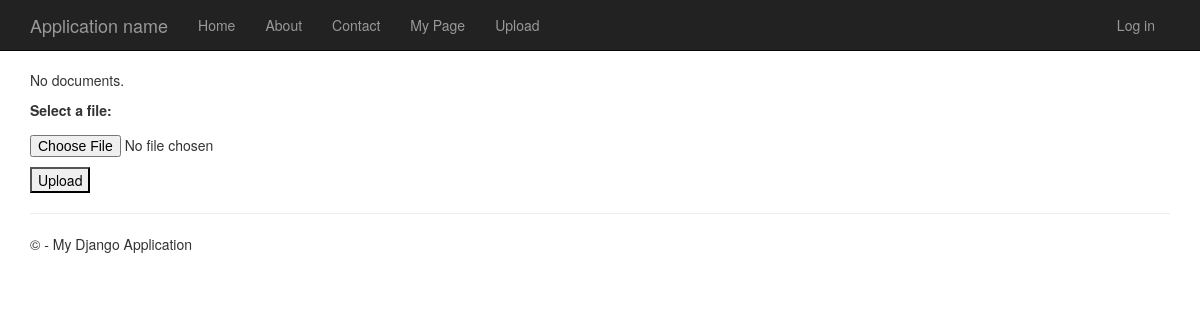
Before: /upload with the older database file.
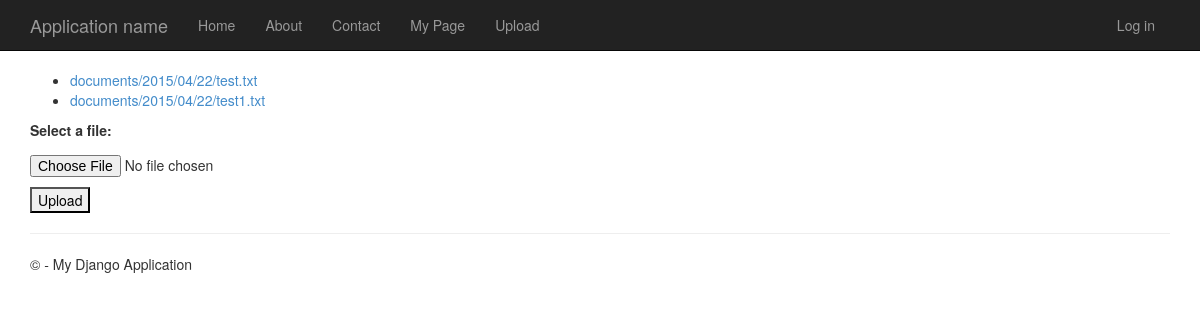
After: the same page with the newer database file.
### app/models.py (models this page shows)
class Document(models.Model):
    docfile = models.FileField(upload_to='documents/%Y/%m/%d')

### app/views.py (the view)
# urls.py: url(r'^upload$', 'app.views.upload', name='upload'),
def upload(request):
    if request.method == 'POST':
        form = DocumentForm(request.POST, request.FILES)
        if form.is_valid():
            newdoc = Document(docfile = request.FILES['docfile'])
            newdoc.save()
            return HttpResponseRedirect(reverse('app.views.upload'))
    else:
        form = DocumentForm() # A empty, unbound form
    documents = Document.objects.all()
    return render_to_response(
        'app/upload.html',
        {'documents': documents, 'form': form},
        context_instance=RequestContext(request)
    )

### app/forms.py
class DocumentForm(forms.Form):
    docfile = forms.FileField(
        label='Select a file'
    )

### app/templates/app/upload.html (shortened to what this page needs)
﻿{% extends "app/layout.html" %}
{% block content %}
    {% if documents %}
	    <ul>
	    {% for document in documents %}
		    <li><a href="{{ document.docfile.url }}">{{ document.docfile.name }}</a></li>
	    {% endfor %}
	    </ul>
    {% else %}
	    <p>No documents.</p>
    {% endif %}
    <form action="{% url "upload" %}" method="post" enctype="multipart/form-data">
	    <p>{{ form.docfile.label_tag }} {{ form.docfile.help_text }}</p>
	    <p>
		    {{ form.docfile }}
	    </p>
	    <p><input type="submit" value="Upload" /></p>
    </form>
{% endblock %}

### app/templates/app/layout.html (shortened to what this page needs)
﻿<!DOCTYPE html>
<html>
<head>
    {% load staticfiles %}
    <link rel="stylesheet" type="text/css" href="{% static 'app/content/bootstrap.min.css' %}" />
    <link rel="stylesheet" type="text/css" href="{% static 'app/content/site.css' %}" />
</head>
<body>
    <div class="navbar navbar-inverse navbar-fixed-top">
        <div class="container">
            <div class="navbar-header">
                <a href="/" class="navbar-brand">Application name</a>
            </div>
            <div class="navbar-collapse collapse">
                <ul class="nav navbar-nav">
                    <li><a href="{% url 'home' %}">Home</a></li>
                    <li><a href="{% url 'about' %}">About</a></li>
                    <li><a href="{% url 'contact' %}">Contact</a></li>
                    <li><a href="{% url 'mypage' %}">My Page</a></li>
                    <li><a href="{% url 'upload' %}">Upload</a></li>
                </ul>
                {% include 'app/loginpartial.html' %}
            </div>
        </div>
    </div>
    <div class="container body-content">
{% block content %}{% endblock %}
        <hr/>
        <footer>
            <p>&copy; {{ year }} - My Django Application</p>
        </footer>
    </div>
</body>
</html>

### app/templates/app/loginpartial.html
{% if user.is_authenticated %}
<form id="logoutForm" action="/logout" method="post" class="navbar-right">
    {% csrf_token %}
    <ul class="nav navbar-nav navbar-right">
        <li><span class="navbar-brand">Hello {{ user.username }}!</span></li>
        <li><a href="javascript:document.getElementById('logoutForm').submit()">Log off</a></li>
    </ul>
</form>
{% else %}
<ul class="nav navbar-nav navbar-right">
    <li><a href="{% url 'login' %}">Log in</a></li>
</ul>
{% endif %}

Changed rows visible on the page:
added Document: docfile.name "documents/2015/04/22/test.txt"
added Document: docfile.name "documents/2015/04/22/test1.txt"
Other visible differences:
text no longer shown: "No documents."
